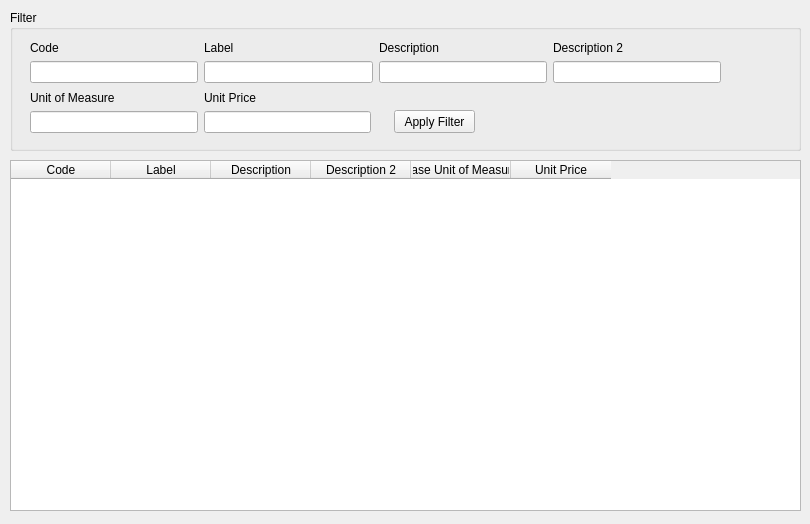
<?xml version="1.0" encoding="UTF-8"?>
<ui version="4.0">
 <class>FormItemList</class>
 <widget class="QWidget" name="FormItemList">
  <property name="geometry">
   <rect>
    <x>0</x>
    <y>0</y>
    <width>810</width>
    <height>524</height>
   </rect>
  </property>
  <property name="windowTitle">
   <string>Item List</string>
  </property>
  <widget class="QTableWidget" name="itemListTableWidget">
   <property name="geometry">
    <rect>
     <x>10</x>
     <y>160</y>
     <width>791</width>
     <height>351</height>
    </rect>
   </property>
   <column>
    <property name="text">
     <string>Code</string>
    </property>
   </column>
   <column>
    <property name="text">
     <string>Label</string>
    </property>
   </column>
   <column>
    <property name="text">
     <string>Description</string>
    </property>
   </column>
   <column>
    <property name="text">
     <string>Description 2</string>
    </property>
   </column>
   <column>
    <property name="text">
     <string>Base Unit of Measure</string>
    </property>
   </column>
   <column>
    <property name="text">
     <string>Unit Price</string>
    </property>
   </column>
  </widget>
  <widget class="QGroupBox" name="groupBox">
   <property name="geometry">
    <rect>
     <x>10</x>
     <y>10</y>
     <width>791</width>
     <height>141</height>
    </rect>
   </property>
   <property name="title">
    <string>Filter</string>
   </property>
   <widget class="QPushButton" name="btnApplyFilter">
    <property name="geometry">
     <rect>
      <x>384</x>
      <y>100</y>
      <width>81</width>
      <height>23</height>
     </rect>
    </property>
    <property name="text">
     <string>Apply Filter</string>
    </property>
   </widget>
   <widget class="QWidget" name="layoutWidget">
    <property name="geometry">
     <rect>
      <x>20</x>
      <y>30</y>
      <width>691</width>
      <height>43</height>
     </rect>
    </property>
    <layout class="QHBoxLayout" name="horizontalLayout">
     <item>
      <layout class="QVBoxLayout" name="verticalLayout">
       <item>
        <widget class="QLabel" name="label_2">
         <property name="text">
          <string>Code</string>
         </property>
        </widget>
       </item>
       <item>
        <widget class="QLineEdit" name="txtCode"/>
       </item>
      </layout>
     </item>
     <item>
      <layout class="QVBoxLayout" name="verticalLayout_2">
       <item>
        <widget class="QLabel" name="label_3">
         <property name="text">
          <string>Label</string>
         </property>
        </widget>
       </item>
       <item>
        <widget class="QLineEdit" name="txtLabel"/>
       </item>
      </layout>
     </item>
     <item>
      <layout class="QVBoxLayout" name="verticalLayout_3">
       <item>
        <widget class="QLabel" name="label_4">
         <property name="text">
          <string>Description</string>
         </property>
        </widget>
       </item>
       <item>
        <widget class="QLineEdit" name="txtDescription"/>
       </item>
      </layout>
     </item>
     <item>
      <layout class="QVBoxLayout" name="verticalLayout_4">
       <item>
        <widget class="QLabel" name="label_5">
         <property name="text">
          <string>Description 2</string>
         </property>
        </widget>
       </item>
       <item>
        <widget class="QLineEdit" name="txtDescription2"/>
       </item>
      </layout>
     </item>
    </layout>
   </widget>
   <widget class="QWidget" name="layoutWidget">
    <property name="geometry">
     <rect>
      <x>20</x>
      <y>80</y>
      <width>341</width>
      <height>43</height>
     </rect>
    </property>
    <layout class="QHBoxLayout" name="horizontalLayout_2">
     <item>
      <layout class="QVBoxLayout" name="verticalLayout_5">
       <item>
        <widget class="QLabel" name="label_6">
         <property name="text">
          <string>Unit of Measure</string>
         </property>
        </widget>
       </item>
       <item>
        <widget class="QLineEdit" name="txtUnitMeasure"/>
       </item>
      </layout>
     </item>
     <item>
      <layout class="QVBoxLayout" name="verticalLayout_6">
       <item>
        <widget class="QLabel" name="label_7">
         <property name="text">
          <string>Unit Price</string>
         </property>
        </widget>
       </item>
       <item>
        <widget class="QLineEdit" name="txtUnitPrice"/>
       </item>
      </layout>
     </item>
    </layout>
   </widget>
  </widget>
 </widget>
 <resources/>
 <connections/>
</ui>
